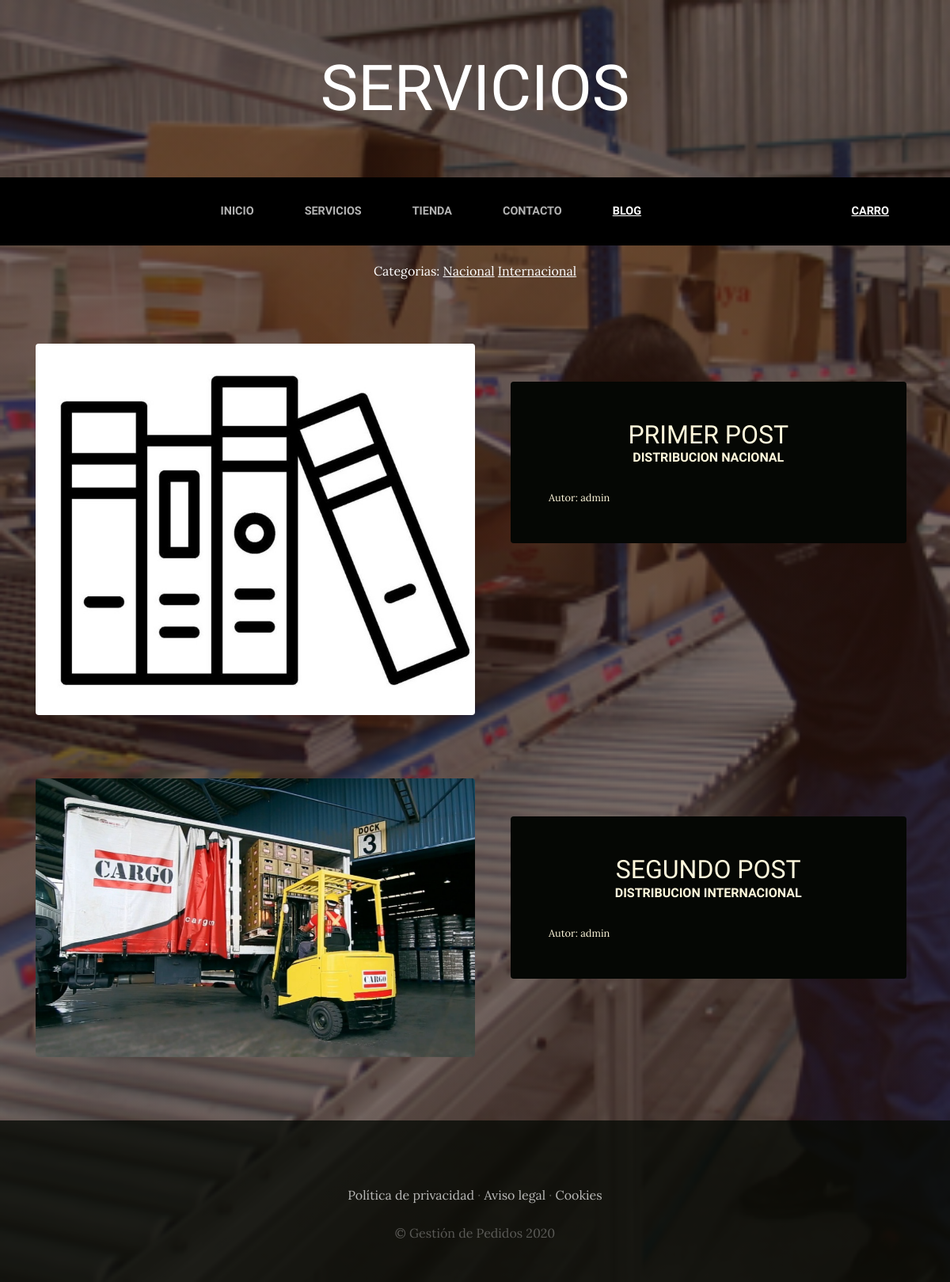
Screenshot of /blog/ with the database file from the repository.
### blog/models.py (models this page shows, shortened)
class Categoria(models.Model):
    nombre = models.CharField(max_length=50)
    created = models.DateTimeField(auto_now_add=True)
    updated = models.DateTimeField(auto_now_add=True)
    class Meta:
        verbose_name = 'categoria'
        verbose_name_plural = 'categorias'

class Post(models.Model):
    titulo = models.CharField(max_length=50)
    contenido = models.CharField(max_length=50)
    imagen = models.ImageField(null=True,blank=True,upload_to='blog')
    autor = models.ForeignKey(User,on_delete=models.CASCADE)
    categorias = models.ManyToManyField(Categoria)
    created = models.DateTimeField(auto_now_add=True)
    updated = models.DateTimeField(auto_now_add=True)
    class Meta:
        verbose_name = 'post'
        verbose_name_plural = 'posts'

### blog/views.py (the view)
# urls.py: path('', PostList.as_view(), name="blog"),
class PostList(ListView):
    model = Post
    context_object_name = "post"
    template_name = "post_list.html"

### carro/context_processor.py (called while the page is built)
def importe_total_carro(request):
    total = 150
    if request.user.is_authenticated:
        carro = request.session.get("carro", {})  # Obtener el diccionario de carro de la sesión
        for key, value in carro.items():  # Iterar sobre las claves y valores del diccionario
            total += float(value["precio"]) * value["cantidad"]  # Calcular el total
    return {"importe_total_carro": total}

### blog/templates/blog/post_list.html
{% extends 'producto/base.html' %}
{% load static %}
{% block body_tittle %}
<span class="site-heading-lower">Servicios</span>
{% endblock body_tittle %}
{% block content %}
<section style="margin-top: 20px;">
  <div style="width: 75%; margin: auto; text-align: center; color: white;">
     Categorias:
     {% for post in post %}
     {% for categoria in post.categorias.all %}
        <a href="{% url 'blog:categoria' categoria.id %}" class="linkCategorias">{{categoria.nombre}}</a>
     {% endfor %}
     {% endfor %}
  </div>
</section>
{% for post in post  %}
<section class="page-section clearfix">
    <div class="container">
      <div class="intro">
        <img class="intro-img img-fluid mb-3 mb-lg-0 rounded" src="{{post.imagen.url}}" alt="" style="width: 50%;">
        <div class="intro-text left-0 text-center bg-faded p-5 rounded">
          <h2 class="section-heading mb-4" >
            <span class="section-heading-lowes">{{post.titulo}}</span>
            <span class="section-heading-upper">{{post.contenido}}</span>
          </h2>
         <div style="text-align: left; font-size: 0.8em;">
            Autor: {{post.autor}}
         </div>
        </div>
      </div>
    </div>
  </section>
  {% endfor %}
{% endblock content %}

### producto/static/producto/css/gestion.css (style rules this page uses)
body { font-family: 'Lora'; background: linear-gradient(rgba(47, 23, 15, 0.65), rgba(47, 23, 15, 0.65)), url("../img/bg_main.jpg"); background-attachment: fixed; background-position: center; background-size: cover; }
h1, h2, h3, h4, h5, h6 { font-family: 'Raleway'; }
.site-heading .site-heading-lower { font-size: 5rem; font-weight: 100; line-height: 4rem; }
.page-section { margin-top: 5rem; margin-bottom: 5rem; }
.section-heading { text-transform: uppercase; }
.section-heading .section-heading-upper { display: block; font-size: 1rem; font-weight: 800; padding-bottom:.5rem; }
.bg-faded { background-color: rgba(255, 255, 255, 0.85); }
.intro { position: relative; }
@media (min-width: 992px) { .intro .intro-img { width: 75%; float: left; } }
@media (min-width: 992px) { .intro .intro-text { left: 600; width: 60%; margin-top: 3rem; background-color: rgb(5, 7, 4); color: cornsilk; position: absolute; } }
@media (min-width: 1200px) { .intro .intro-text { width: 45%; } }
.linkCategorias { color: white !important; text-decoration: underline; }

### rows the page displays
Post: imagen (picture), titulo "PRIMER POST", contenido "DISTRIBUCION NACIONAL", autor "admin"
Categoria: nombre "Nacional"
Post: imagen (picture), titulo "SEGUNDO POST", contenido "DISTRIBUCION INTERNACIONAL", autor "admin"
Categoria: nombre "Internacional"
